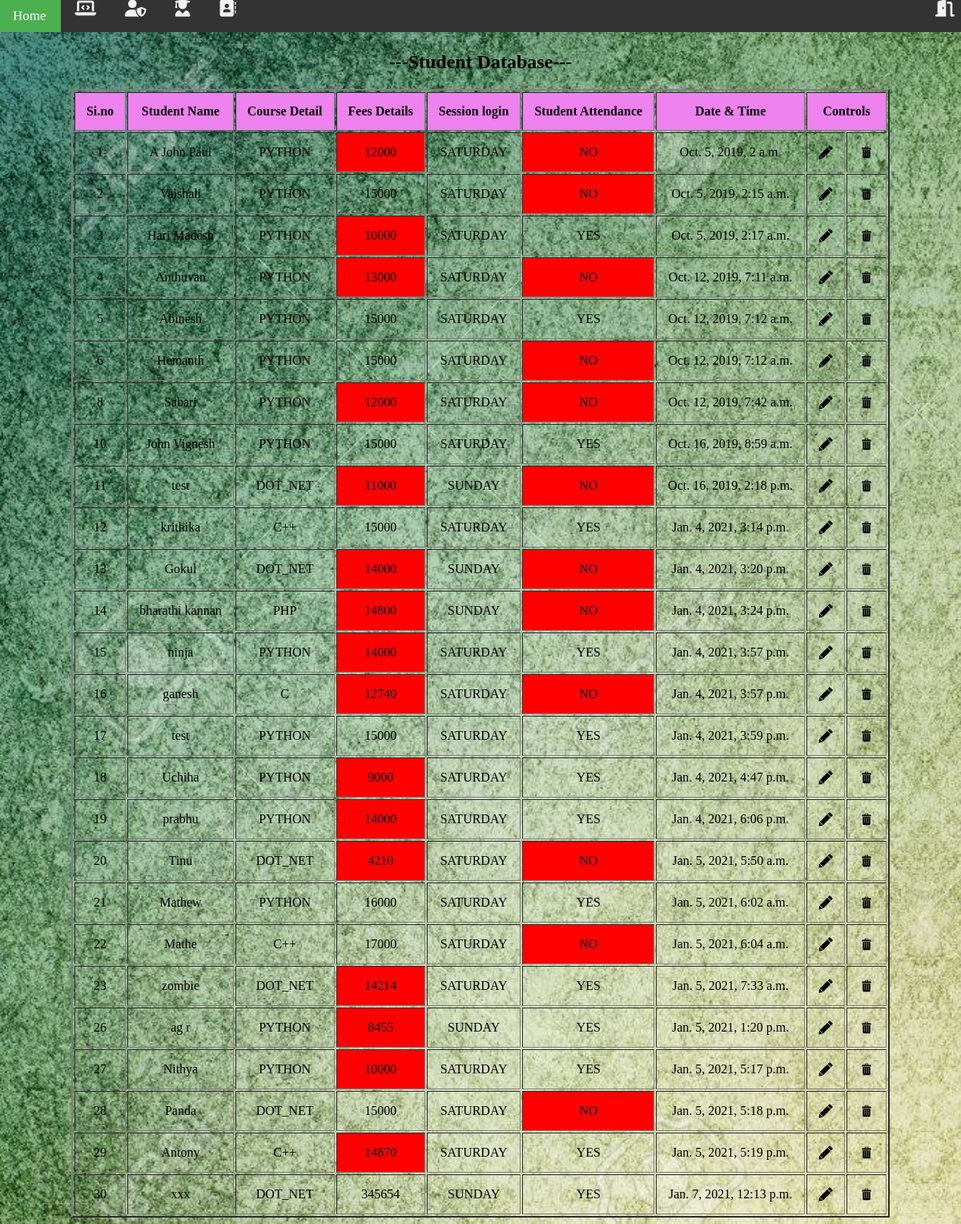
The page /home/record_view/ on the database its author committed.
### enroll/models.py (models this page shows, shortened)
class Data(models.Model):
    ATT = (
        ('Student Attendance', (
            (u'YES', u'Y'),
            (u'NO', u'N'),
        )),
    )
    DAY = (
        ('Choose your session', (
            (u'SATURDAY', u'saturday'),
            (u'SUNDAY', u'sunday'),
        )),
    )
    COURSE = (
        ('Select your course', (
            (u'PYTHON', u'python'),
            (u'DOT_NET', u'.net'),
            (u'C', u'c'),
            (u'C++', u'c++'),
            (u'PHP', u'php'),
            (u'XML', u'xml'),
        )),
    )
    id = models.AutoField(auto_created=True, primary_key=True)
    name = models.CharField(max_length=15, null=False, unique=True)
    course = models.CharField(max_length=10, blank=False, null=False, choices=COURSE)
    session = models.CharField(max_length=8, blank=False, null=False, choices=DAY)
    attendance = models.CharField(max_length=3, blank=False, null=False, choices=ATT)
    date = models.DateTimeField(default=datetime.now, editable=True)
    amount = models.IntegerField(blank=False, null=False)
    img = models.ImageField(upload_to='images/', default="")

### enroll/views.py (the view)
# urls.py: path('record_view/', views.R.as_view(), name='records'),
class R(ListView):
    model = Data
    template_name = 'records.html'

### enroll/templates/records.html (shortened to what this page needs)
{% extends 'index.html' %}
{% load static %}
{% block content %}
    <html>
        <head>
        </head>
        <body>
            <center>
                <br>
                <br>
                <h2>---Student Database---</h2>
                <table cellpadding="14px" cellspacing="2" bgcolor="orange" border="2" align="center">
                    <tr bgcolor="violet">
                        <th>Si.no</th>
                        <th>Student Name</th>
                        <th>Course Detail</th>
                        <th>Fees Details</th>
                        <th>Session login</th>
                        <th>Student Attendance</th>
                        <th>Date & Time</th>
                        <th colspan="2">Controls</th>
                    </tr>
                        {% for Data in object_list %}
                            <tr align="center">
                                <td>{{Data.id}}</td>
                                <td>{{Data.name}}</td>
                                <td>{{Data.course}}</td>
                                {% if Data.amount < 15000 %}
                                    <td bgcolor="red">{{Data.amount}}</td>
                                {% else %}
                                    <td>{{Data.amount}}</td>
                                {% endif %}
                                <td>{{Data.session}}</td>
                                {% if 'N' in Data.attendance %}
                                    <td bgcolor="red">{{Data.attendance}}</td>
                                {% else %}
                                    <td>{{Data.attendance}}</td>
                                {% endif %}
                                <td>{{Data.date}}</td>
                                <td><a href="{% url 'edit' Data.pk %}"><img src="{% static 'images/edit.jpg' %}" width="18" height="18"></a></td>
                                <td><a href=""><img src="{% static 'images/del.jpg' %}" width="20" height="20"></a></td>
                            </tr>
                        {% endfor %}
                </table>
            </center>
        </body>
    </html>
{% endblock content %}

### enroll/templates/index.html (shortened to what this page needs)
{% load static %}
<html lang="en">
        <head>
            <link rel="stylesheet" type="text/css" href="{% static 'CSS/main.css' %}">
            <link rel="stylesheet" type="text/css" href="">
        </head>
        <body>
            <center>
                <div class="topnav">
                    <a class="active" href="{% url 'home' %}">Home</a>
                    <a class="" href="{% url 'new' %}"><i class="fas fa-laptop-code fa-lg" title="Account Registration"></i></a>
                    <a class="" href="{% url 'records' %}"><i class="fas fa-user-shield fa-lg" title="Admin-Login"></i></a>
                    <a class="" href=""><i class="fas fa-user-graduate fa-lg" title="Student-Login"></i></a>
                    <a class="" href="{% url 'contact' %}"><i class="fas fa-address-book fa-lg" title="Contact us info"></i></a>
                    <a class="opp" href="{% url 'sign' %}"><i class="fas fa-door-open fa-lg" title="Login"></i></a>
                </div>
            </center>
            {% block content %}
            {% endblock content %}
        </body>
    </html>

### enroll/static/CSS/main.css (style rules this page uses)
body { background: url('/static/images/bgm.jpg'); background-repeat: no-repeat; background-size: cover; }
table { background-color: transparent; }
.topnav { overflow: hidden; margin-left: -10px; margin-top: -8px; margin-right: -8px; background-color: #333; padding: 0; position: fixed; width: 101%; }
.topnav a { float: left; color: #f2f2f2; padding: 10px 18px; text-decoration: none; font-size: 17px; }
.topnav a.active { background-color: #4CAF50; color: white; }
.topnav a.opp { float: right; }

### rows shown on the page
Data: id "1", name "A John Paul", course "PYTHON", amount "12000", session "SATURDAY", attendance "NO", date "Oct. 5, 2019, 2 a.m."
Data: id "2", name "Vaishali", course "PYTHON", amount "15000", session "SATURDAY", attendance "NO", date "Oct. 5, 2019, 2:15 a.m."
Data: id "3", name "Hari Madesh", course "PYTHON", amount "10000", session "SATURDAY", attendance "YES", date "Oct. 5, 2019, 2:17 a.m."
Data: id "4", name "Anthuvan", course "PYTHON", amount "13000", session "SATURDAY", attendance "NO", date "Oct. 12, 2019, 7:11 a.m."
Data: id "5", name "Abinesh", course "PYTHON", amount "15000", session "SATURDAY", attendance "YES", date "Oct. 12, 2019, 7:12 a.m."
Data: id "6", name "Hemanth", course "PYTHON", amount "15000", session "SATURDAY", attendance "NO", date "Oct. 12, 2019, 7:12 a.m."
Data: id "8", name "Sabari", course "PYTHON", amount "12000", session "SATURDAY", attendance "NO", date "Oct. 12, 2019, 7:42 a.m."
Data: id "10", name "John Vignesh", course "PYTHON", amount "15000", session "SATURDAY", attendance "YES", date "Oct. 16, 2019, 8:59 a.m."
Data: id "11", name "test", course "DOT_NET", amount "11000", session "SUNDAY", attendance "NO", date "Oct. 16, 2019, 2:18 p.m."
Data: id "12", name "krithika", course "C++", amount "15000", session "SATURDAY", attendance "YES", date "Jan. 4, 2021, 3:14 p.m."
Data: id "13", name "Gokul", course "DOT_NET", amount "14000", session "SUNDAY", attendance "NO", date "Jan. 4, 2021, 3:20 p.m."
Data: id "14", name "bharathi kannan", course "PHP", amount "14800", session "SUNDAY", attendance "NO", date "Jan. 4, 2021, 3:24 p.m."
Data: id "15", name "ninja", course "PYTHON", amount "14000", session "SATURDAY", attendance "YES", date "Jan. 4, 2021, 3:57 p.m."
Data: id "16", name "ganesh", course "C", amount "12740", session "SATURDAY", attendance "NO", date "Jan. 4, 2021, 3:57 p.m."
Data: id "17", name "test", course "PYTHON", amount "15000", session "SATURDAY", attendance "YES", date "Jan. 4, 2021, 3:59 p.m."
Data: id "18", name "Uchiha", course "PYTHON", amount "9000", session "SATURDAY", attendance "YES", date "Jan. 4, 2021, 4:47 p.m."
Data: id "19", name "prabhu", course "PYTHON", amount "14000", session "SATURDAY", attendance "YES", date "Jan. 4, 2021, 6:06 p.m."
Data: id "20", name "Tinu", course "DOT_NET", amount "4210", session "SATURDAY", attendance "NO", date "Jan. 5, 2021, 5:50 a.m."
Data: id "21", name "Mathew", course "PYTHON", amount "16000", session "SATURDAY", attendance "YES", date "Jan. 5, 2021, 6:02 a.m."
Data: id "22", name "Mathe", course "C++", amount "17000", session "SATURDAY", attendance "NO", date "Jan. 5, 2021, 6:04 a.m."
Data: id "23", name "zombie", course "DOT_NET", amount "14214", session "SATURDAY", attendance "YES", date "Jan. 5, 2021, 7:33 a.m."
Data: id "26", name "ag r", course "PYTHON", amount "8455", session "SUNDAY", attendance "YES", date "Jan. 5, 2021, 1:20 p.m."
Data: id "27", name "Nithya", course "PYTHON", amount "10000", session "SATURDAY", attendance "YES", date "Jan. 5, 2021, 5:17 p.m."
Data: id "28", name "Panda", course "DOT_NET", amount "15000", session "SATURDAY", attendance "NO", date "Jan. 5, 2021, 5:18 p.m."
Data: id "29", name "Antony", course "C++", amount "14870", session "SATURDAY", attendance "YES", date "Jan. 5, 2021, 5:19 p.m."
Data: id "30", name "xxx", course "DOT_NET", amount "345654", session "SUNDAY", attendance "YES", date "Jan. 7, 2021, 12:13 p.m."
